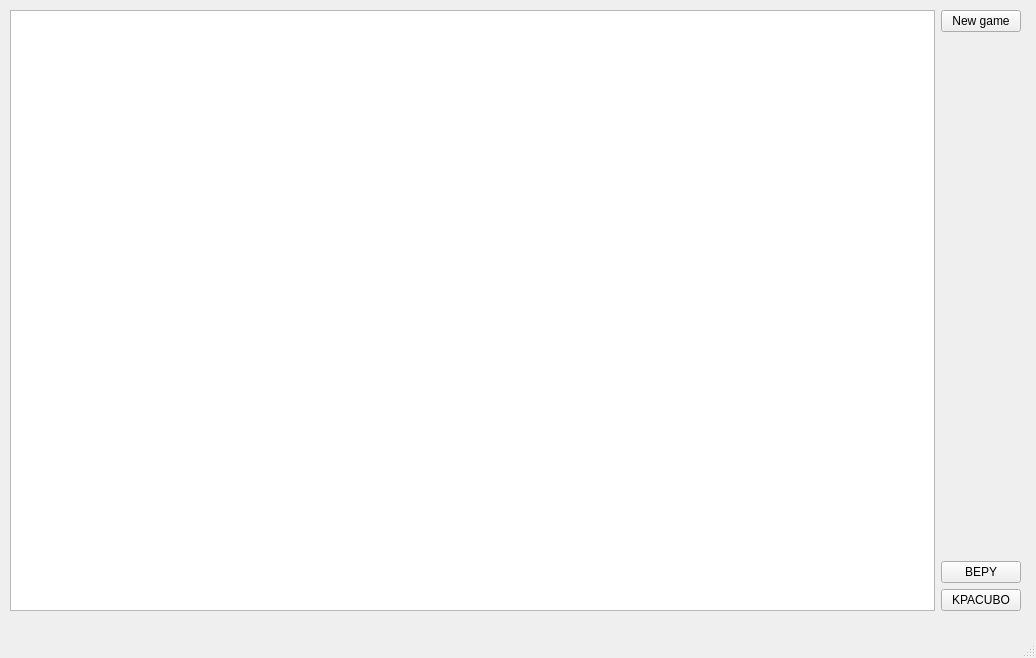
<?xml version="1.0" encoding="UTF-8"?>
<ui version="4.0">
 <class>MainWindow</class>
 <widget class="QMainWindow" name="MainWindow">
  <property name="geometry">
   <rect>
    <x>0</x>
    <y>0</y>
    <width>1036</width>
    <height>658</height>
   </rect>
  </property>
  <property name="windowTitle">
   <string>MainWindow</string>
  </property>
  <widget class="QWidget" name="centralwidget">
   <widget class="QWidget" name="horizontalLayoutWidget">
    <property name="geometry">
     <rect>
      <x>10</x>
      <y>10</y>
      <width>1011</width>
      <height>601</height>
     </rect>
    </property>
    <layout class="QHBoxLayout" name="horizontalLayout">
     <item>
      <widget class="QGraphicsView" name="field_view">
       <property name="verticalScrollBarPolicy">
        <enum>Qt::ScrollBarAlwaysOff</enum>
       </property>
       <property name="horizontalScrollBarPolicy">
        <enum>Qt::ScrollBarAlwaysOff</enum>
       </property>
      </widget>
     </item>
     <item>
      <layout class="QVBoxLayout" name="verticalLayout">
       <item>
        <widget class="QPushButton" name="b_new_game">
         <property name="text">
          <string>New game</string>
         </property>
        </widget>
       </item>
       <item>
        <spacer name="verticalSpacer">
         <property name="orientation">
          <enum>Qt::Vertical</enum>
         </property>
         <property name="sizeHint" stdset="0">
          <size>
           <width>20</width>
           <height>40</height>
          </size>
         </property>
        </spacer>
       </item>
       <item>
        <widget class="QPushButton" name="b_take">
         <property name="text">
          <string>BEPY</string>
         </property>
        </widget>
       </item>
       <item>
        <widget class="QPushButton" name="b_bito">
         <property name="text">
          <string>KPACUBO</string>
         </property>
        </widget>
       </item>
      </layout>
     </item>
    </layout>
   </widget>
  </widget>
  <widget class="QMenuBar" name="menubar">
   <property name="geometry">
    <rect>
     <x>0</x>
     <y>0</y>
     <width>1036</width>
     <height>21</height>
    </rect>
   </property>
  </widget>
  <widget class="QStatusBar" name="statusbar"/>
 </widget>
 <resources/>
 <connections/>
</ui>
